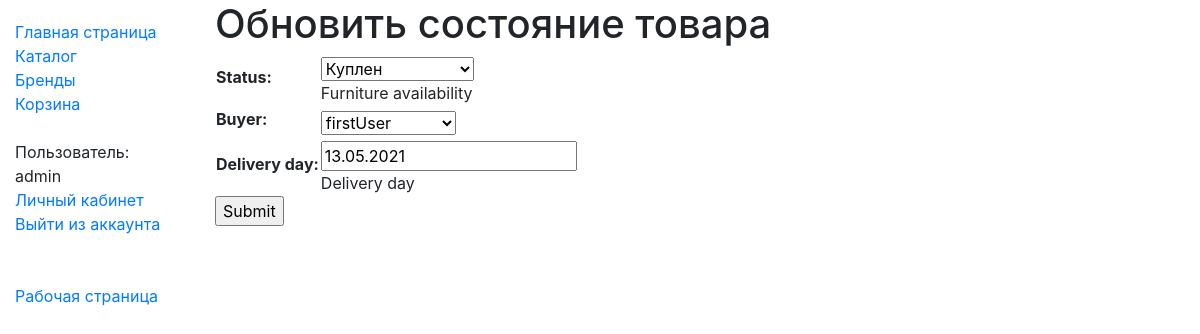
Before: /catalog/furnitureinstance/7f45b9b3-a999-4852-bc69-0c0074a2d8dd/update/ (signed in) with the older database file.
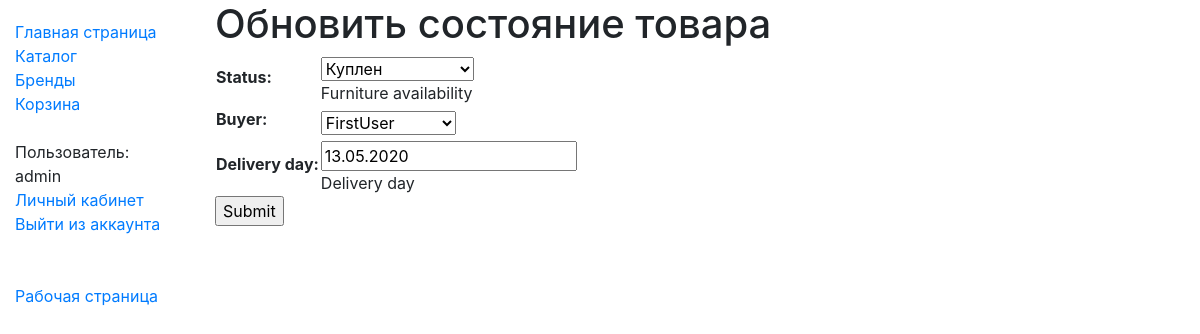
After: the same page with the newer database file.
### catalog/models.py (models this page shows, shortened)
class FurnitureInstance(models.Model):
    id = models.UUIDField(primary_key=True, default=uuid.uuid4,
                          help_text="Unique ID for this particular furniture")
    furniture = models.ForeignKey('Furniture', on_delete=models.SET_NULL, null=True)
    buyer = models.ForeignKey(User, on_delete=models.SET_NULL, null=True, blank=True)
    Availability_STATUS = (
        ('a', 'В наличии'),
        ('n', 'Куплен'),
        ('r', 'Зарезервирован'),
    )
    status = models.CharField(max_length=1, choices=Availability_STATUS, blank=True, default='a', help_text='Furniture availability')
    delivery_day = models.DateField(default=date.today() + timedelta(days=10), help_text="Delivery day")
    class Meta:
        ordering = ["status"]
        permissions = (("worker", "Can manage catalog items (WORKER)"),)

### catalog/views.py (the view)
# urls.py: path('furnitureinstance/<uuid:pk>/update/', views.FurnitureInstanceUpdate.as_view(), name='furnitureinstance-update'),
class FurnitureInstanceUpdate(PermissionRequiredMixin, UpdateView):
    permission_required = 'catalog.worker'
    model = FurnitureInstance
    fields = ['status', 'buyer', 'delivery_day']
    success_url = reverse_lazy('furniture')

### catalog/templates/catalog/furnitureinstance_form.html (shortened to what this page needs)
{% extends "base_generic.html" %}
{% block content %}
  <h1> Обновить состояние товара </h1>
  <form action="" method="post">
    <table>
    {{ form.as_table }}
    </table>
    <input type="submit" value="Submit">
  </form>
{% endblock %}

Changed rows visible on the page:
changed FurnitureInstance "Куплен": buyer "firstUser" → "FirstUser"; delivery_day "13.05.2021" → "13.05.2020"
